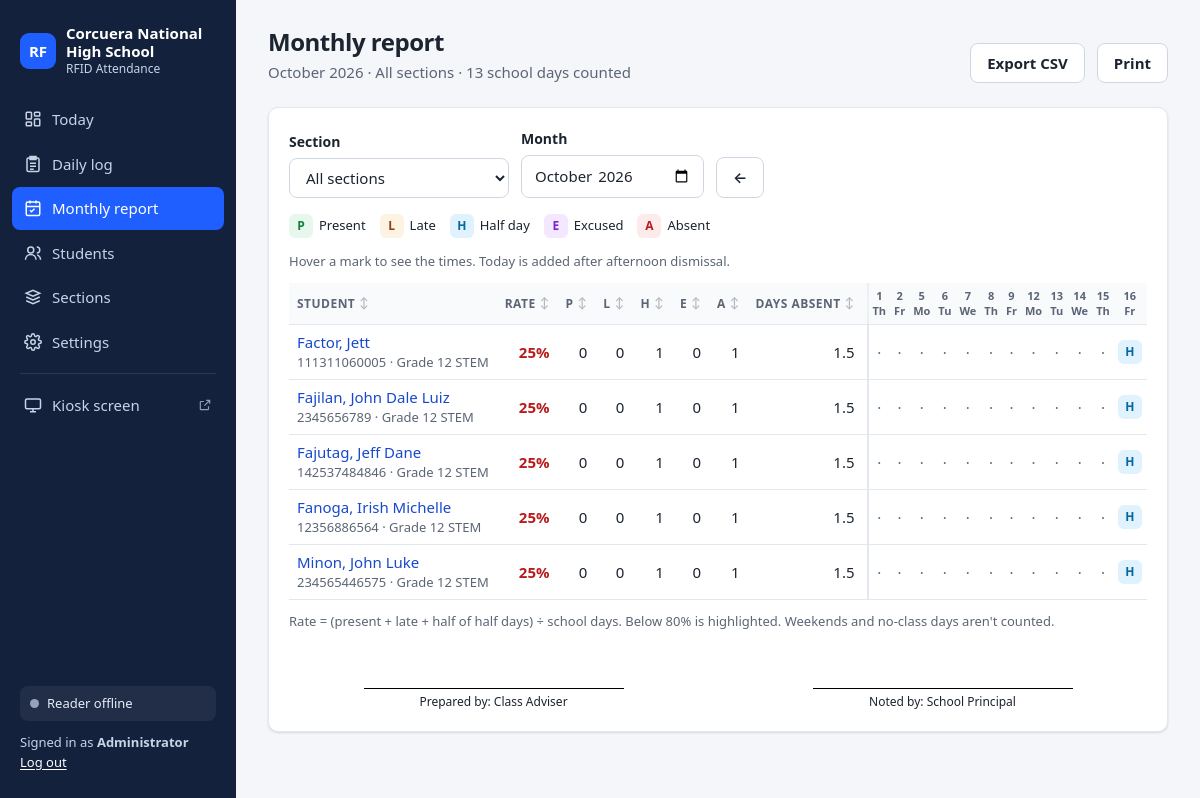
The page /reports (signed in) on the database as committed earlier.
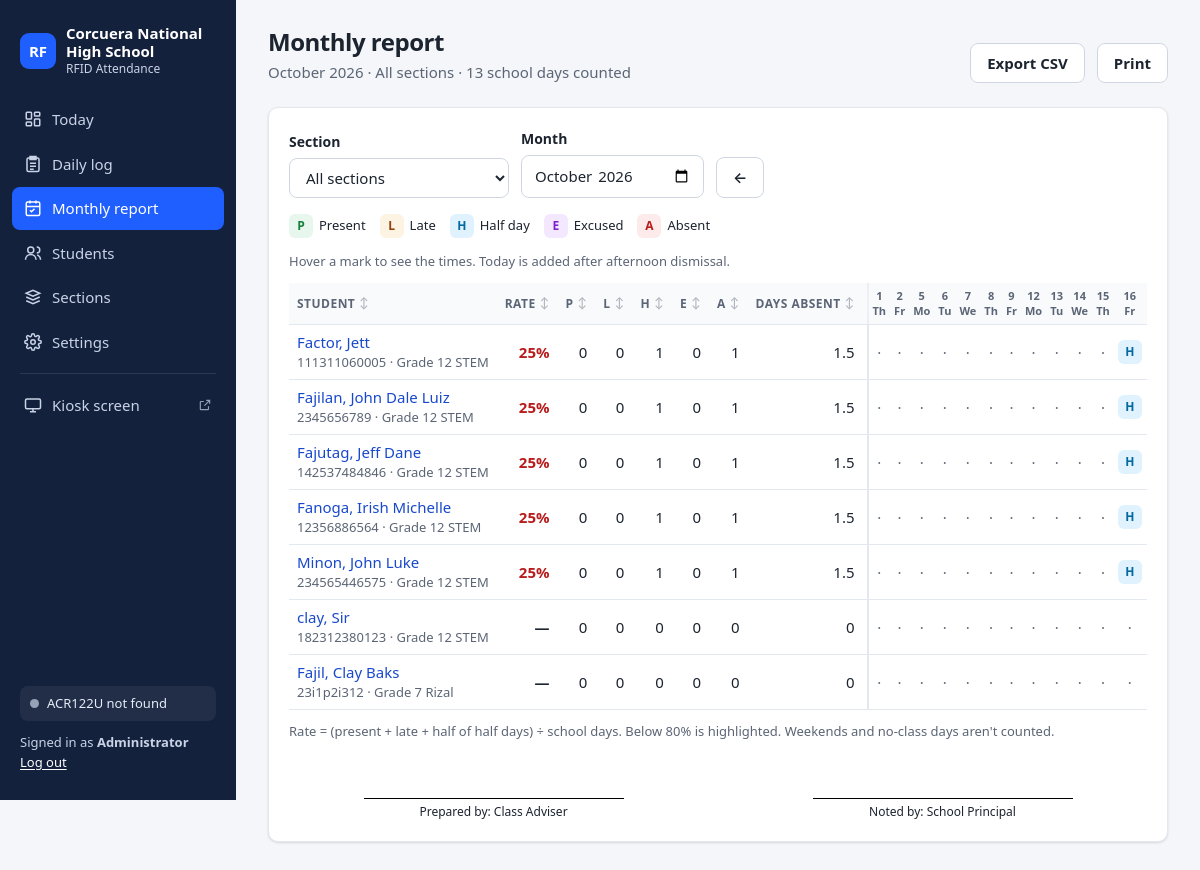
The same page on the database as committed later.
### tables this page shows
CREATE TABLE settings (
    key   TEXT PRIMARY KEY,
    value TEXT NOT NULL
);

CREATE TABLE students (
    id         INTEGER PRIMARY KEY AUTOINCREMENT,
    student_no TEXT NOT NULL UNIQUE,
    first_name TEXT NOT NULL,
    last_name  TEXT NOT NULL,
    section_id INTEGER REFERENCES sections(id) ON DELETE SET NULL,
    rfid_uid   TEXT UNIQUE,
    created_at TEXT NOT NULL DEFAULT (date('now','localtime'))
, photo TEXT);

### app.py (the view)
@app.route("/reports")
@login_required
def reports():
    section_id, y, m = _month_args()
    days, rows = db.month_report(section_id, y, m)
    prev = (date(y, m, 1) - timedelta(days=1)).strftime("%Y-%m")
    nxt = (date(y, m, 28) + timedelta(days=5)).strftime("%Y-%m")
    sec = next((x for x in sections() if x["id"] == section_id), None)
    return render_template("reports.html", sections=sections(), section_id=section_id, sec=sec, year=y, month=m,
                           month_name=f"{calendar.month_name[m]} {y}", days=days, rows=rows,
                           prev=prev, nxt=nxt if date(y, m, 1) <= date.today().replace(day=1) - timedelta(days=1) else None)

### app.py (called while the page is built)
def login_required(view):
    @wraps(view)
    def wrapper(*args, **kwargs):
        if "teacher_id" not in session:
            if request.path.startswith("/api/"):
                return jsonify(error="login required"), 401
            return redirect(url_for("login", next=request.path))
        return view(*args, **kwargs)
    return wrapper

def sections():
    with db.connect() as conn:
        return conn.execute(
            """SELECT sec.id, sec.name, sec.grade_level, sec.adviser, COUNT(s.id) AS students,
                      CASE WHEN sec.grade_level <> '' THEN sec.grade_level || ' ' ELSE '' END || sec.name AS label
               FROM sections sec LEFT JOIN students s ON s.section_id = sec.id
               GROUP BY sec.id ORDER BY sec.grade_level, sec.name"""
        ).fetchall()

def reader_status():
    mode = db.get_settings()["reader_mode"]
    if mode == "keyboard":
        return {"state": "keyboard", "message": "USB keyboard-type reader", "port": "", "mode": mode}
    src = pcsc_bridge.status if mode == "acr122u" else serial_bridge.status
    return dict(src, mode=mode)

def reader_label(status):
    mode, state = status["mode"], status["state"]
    if mode == "keyboard":
        return "Keyboard reader mode"
    if mode == "acr122u":
        return "ACR122U connected" if state == "connected" else "ACR122U not found"
    if state == "connected":
        return "Arduino reader connected"
    return "Keyboard reader only" if mode == "both" else "Reader offline"

@app.context_processor
def inject_globals():
    settings = db.get_settings()
    status = reader_status()
    return {"settings": settings, "reader": status, "reader_label": reader_label(status),
            "teacher_name": session.get("teacher_name"), "today": date.today()}

@app.template_filter("time12")
def time12(value):
    return db.fmt_time(value) if value else "—"

@app.template_filter("nicedate")
def nicedate(value):
    try:
        d = value if isinstance(value, date) else datetime.strptime(value, "%Y-%m-%d").date()
        return d.strftime("%a, %b %d, %Y")
    except (TypeError, ValueError):
        return value

def _month_args():
    today = date.today()
    try:
        y, m = (int(x) for x in request.args.get("month", "").split("-"))
        date(y, m, 1)
    except ValueError:
        y, m = today.year, today.month
    return request.args.get("section", type=int), y, m

### templates/reports.html (shortened to what this page needs)
{% extends "base.html" %}
{% block content %}
<div class="page-head screen-only">
  <div><h1>Monthly report</h1>
    <p>{{ month_name }} · {% for s in sections if s.id == section_id %}{{ s.label }}{% else %}All sections{% endfor %} · {{ days|length }} school day{{ '' if days|length == 1 else 's' }} counted</p></div>
  <div class="row no-print">
    <a class="btn secondary" href="{{ url_for('reports_export', section=section_id, month='%04d-%02d'|format(year, month)) }}">Export CSV</a>
    <button class="btn secondary" onclick="window.print()">Print</button>
  </div>
</div>
<div class="card">
  <form class="filters no-print" method="get" style="margin-bottom:16px">
    <div class="field" style="min-width:220px"><label for="sec">Section</label>
      <select id="sec" name="section" onchange="this.form.submit()"><option value="">All sections</option>
      </select></div>
    <div class="field"><label for="month">Month</label><input type="month" id="month" name="month" value="{{ '%04d-%02d'|format(year, month) }}" onchange="this.form.submit()"></div>
    <div class="row" style="gap:6px">
      <a class="btn secondary" href="{{ url_for('reports', section=section_id, month=prev) }}" aria-label="Previous month">←</a>
    </div>
  </form>
  {% if not rows %}
    <p class="empty">No students{{ ' in this section' if section_id }} yet.</p>
  {% elif not days %}
    <p class="empty">No finished school days in {{ month_name }} yet.</p>
  {% else %}
  <div class="legend small">
    <span><span class="mk mk-P">P</span> Present</span><span><span class="mk mk-L">L</span> Late</span>
    <span><span class="mk mk-H">H</span> Half day</span><span><span class="mk mk-E">E</span> Excused</span>
    <span><span class="mk mk-A">A</span> Absent</span>
    <span class="muted">Hover a mark to see the times. Today is added after afternoon dismissal.</span>
  </div>
  <div class="table-wrap matrix-wrap">
    <table class="matrix sortable">
      <thead><tr>
        <th class="sticky-col">Student</th>
        <th class="num">Rate</th><th class="num">P</th><th class="num">L</th><th class="num">H</th><th class="num">E</th><th class="num">A</th>
        <th class="num tot-end" title="Absent days + half of half days">Days absent</th>
        {% for d in days %}<th data-nosort class="mcol">{{ d.day }}<br><span class="muted">{{ d.strftime('%a')[:2] }}</span></th>{% endfor %}
      </tr></thead>
      <tbody>
      {% for r in rows %}
        <tr>
          <td class="sticky-col" data-sort="{{ r.student.last_name }} {{ r.student.first_name }}">
            <a href="{{ url_for('student_profile', student_id=r.student.id) }}">{{ r.student.last_name }}, {{ r.student.first_name }}</a>
            <div class="small muted">{{ r.student.student_no }}{% if not section_id %} · {{ r.student.section }}{% endif %}</div></td>
          <td class="num" data-sort="{{ r.rate if r.rate is not none else -1 }}"><b class="{{ 'rate-low' if r.rate is not none and r.rate < 80 }}">{{ r.rate ~ '%' if r.rate is not none else '—' }}</b></td>
          <td class="num">{{ r.counts.P }}</td><td class="num">{{ r.counts.L }}</td><td class="num">{{ r.counts.H }}</td>
          <td class="num">{{ r.counts.E }}</td><td class="num">{{ r.counts.A }}</td>
          <td class="num tot-end" data-sort="{{ r.absences }}">{{ '%g'|format(r.absences) }}</td>
          {% for c in r.cells %}
            {% if c %}
              {% set lg = c.log %}
              <td class="mcol"><span class="mk mk-{{ c.code }}" title="{% if lg %}AM {{ lg.am_in|time12 }}–{{ lg.am_out|time12 }} · PM {{ lg.pm_in|time12 }}–{{ lg.pm_out|time12 }}{{ ' · ' ~ lg.remarks if lg.remarks }}{% else %}No taps{% endif %}">{{ c.code }}</span></td>
            {% else %}<td class="mcol muted">·</td>{% endif %}
          {% endfor %}
        </tr>
      {% endfor %}
      </tbody>
    </table>
  </div>
  <p class="small muted" style="margin:12px 0 0">Rate = (present + late + half of half days) ÷ school days. Below 80% is highlighted. Weekends and no-class days aren't counted.</p>
  <div class="print-only signatures">
    <div class="sig"><div class="sig-line">{{ sec.adviser if sec and sec.adviser else '' }}</div><div class="sig-role">Prepared by: Class Adviser</div></div>
    <div class="sig"><div class="sig-line">{{ settings.principal_name }}</div><div class="sig-role">Noted by: School Principal</div></div>
  </div>
  {% endif %}
</div>
{% endblock %}

### templates/base.html (shortened to what this page needs)
<!doctype html>
<html lang="en">
<head>
  <link rel="stylesheet" href="{{ url_for('static', filename='style.css') }}">
</head>
<body data-reader-mode="{{ settings.reader_mode }}">
<div class="layout">
  <aside class="sidebar">
    <div class="brand">
      {% if settings.school_logo %}<img class="brand-logo brand-img" src="{{ url_for('branding', name=settings.school_logo) }}" alt="">{% else %}<div class="brand-logo" aria-hidden="true">RF</div>{% endif %}
      <div><div class="brand-name">{{ settings.school_name }}</div><div class="brand-sub">RFID Attendance</div></div>
    </div>
    {% set ep = request.endpoint or '' %}
    <nav class="nav" aria-label="Main">
      <a href="{{ url_for('dashboard') }}" class="{{ 'active' if ep == 'dashboard' }}"{{ ' aria-current="page"'|safe if ep == 'dashboard' }}>
        <svg aria-hidden="true" viewBox="0 0 24 24" fill="none" stroke="currentColor" stroke-width="2"><rect x="3" y="3" width="7" height="9" rx="1"/><rect x="14" y="3" width="7" height="5" rx="1"/><rect x="14" y="12" width="7" height="9" rx="1"/><rect x="3" y="16" width="7" height="5" rx="1"/></svg>Today</a>
      <a href="{{ url_for('attendance') }}" class="{{ 'active' if ep.startswith('attendance') }}"{{ ' aria-current="page"'|safe if ep.startswith('attendance') }}>
        <svg aria-hidden="true" viewBox="0 0 24 24" fill="none" stroke="currentColor" stroke-width="2"><path d="M9 4h6M8 2h8v4H8z"/><rect x="4" y="4" width="16" height="18" rx="2"/><path d="M8 11h8M8 15h8M8 19h5"/></svg>Daily log</a>
      <a href="{{ url_for('reports') }}" class="{{ 'active' if ep.startswith('report') }}"{{ ' aria-current="page"'|safe if ep.startswith('report') }}>
        <svg aria-hidden="true" viewBox="0 0 24 24" fill="none" stroke="currentColor" stroke-width="2"><rect x="3" y="4" width="18" height="18" rx="2"/><path d="M16 2v4M8 2v4M3 10h18M8 15l2 2 4-4"/></svg>Monthly report</a>
      <a href="{{ url_for('students') }}" class="{{ 'active' if ep.startswith('student') }}"{{ ' aria-current="page"'|safe if ep.startswith('student') }}>
        <svg aria-hidden="true" viewBox="0 0 24 24" fill="none" stroke="currentColor" stroke-width="2"><circle cx="9" cy="8" r="4"/><path d="M2 21c0-4 3-7 7-7s7 3 7 7M17 4a4 4 0 0 1 0 8M22 21c0-3-2-5.5-4.5-6.5"/></svg>Students</a>
      <a href="{{ url_for('sections_page') }}" class="{{ 'active' if ep.startswith('section') }}"{{ ' aria-current="page"'|safe if ep.startswith('section') }}>
        <svg aria-hidden="true" viewBox="0 0 24 24" fill="none" stroke="currentColor" stroke-width="2"><path d="M3 7l9-4 9 4-9 4-9-4z"/><path d="M3 12l9 4 9-4M3 17l9 4 9-4"/></svg>Sections</a>
      <a href="{{ url_for('settings_page') }}" class="{{ 'active' if ep == 'settings_page' }}"{{ ' aria-current="page"'|safe if ep == 'settings_page' }}>
        Settings</a>
      <div class="nav-sep"></div>
      <a href="{{ url_for('kiosk') }}" target="_blank" rel="noopener">
        <svg aria-hidden="true" viewBox="0 0 24 24" fill="none" stroke="currentColor" stroke-width="2"><rect x="2" y="4" width="20" height="13" rx="2"/><path d="M8 21h8M12 17v4"/></svg>Kiosk screen
        <svg aria-hidden="true" class="ext" viewBox="0 0 24 24" fill="none" stroke="currentColor" stroke-width="2"><path d="M14 4h6v6M20 4l-9 9M18 14v5a1 1 0 0 1-1 1H5a1 1 0 0 1-1-1V7a1 1 0 0 1 1-1h5"/></svg><span class="sr-only">(opens in a new tab)</span></a>
    </nav>
    <div class="sidebar-foot">
      <div class="reader-pill" title="{{ reader.message }}" role="status">
        <span class="dot {{ reader.state }}" id="reader-dot"></span>
        <span id="reader-text">{{ reader_label }}</span>
      </div>
      Signed in as <b>{{ teacher_name }}</b><br><a href="{{ url_for('logout') }}">Log out</a>
    </div>
  </aside>
  <main class="main" id="main" tabindex="-1">
    {% block content %}{% endblock %}
  </main>
</div>
</body>
</html>

Rows that differ between the two databases and show on the page:
added students: student.last_name "clay", student.first_name "Sir", student.student_no "182312380123"
added students: student.last_name "Fajil", student.first_name "Clay Baks", student.student_no "23i1p2i312"
Other text that changed with them:
{{ reader_label }}: "Reader offline" → "ACR122U not found"
new list line: ", · Grade 12 STEM — 0 0 0 0 0 0 · · · · · · · · · · · ·"
new list line: ", · Grade 7 Rizal — 0 0 0 0 0 0 · · · · · · · · · · · ·"
